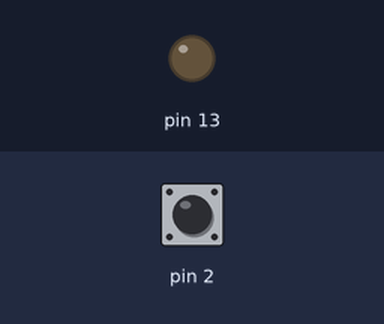
Recording of a sketch running on a simulated Arduino Uno, built with avr-gcc and run on an emulated ATmega328P. On the bench: output pins drawn as LEDs (lit = HIGH). The test bench sets the inputs (shaded band); at power-on: pin 2 HIGH. What the sketch prints to the serial monitor is not drawn.

Above: at 1.2 s.
1.3 s: pin 2 pulled LOW for 0.15 s
At 1.48 s:
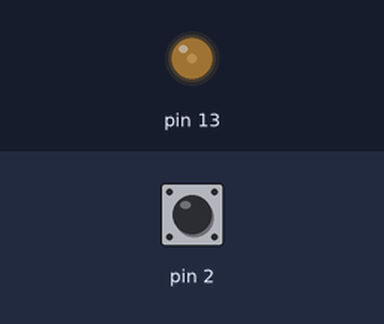
4.3 s: pin 2 pulled LOW for 1 s
At 6.7 s:
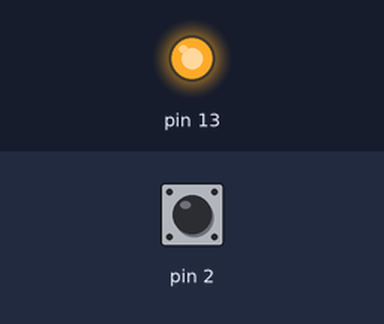
Timing chart, 0 to 8.2 s (numbered marks = the images above; inputs shaded):
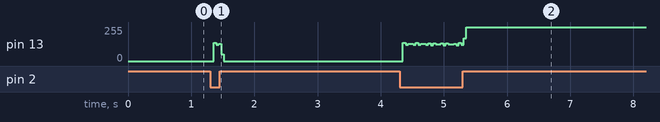

The sketch:

buton-1.ino
```cpp
void setup() {
  pinMode(2, INPUT_PULLUP);
  pinMode(13, OUTPUT);
  Serial.begin(9600);
}
byte durum;
void loop() {
  byte buton = digitalRead(2);

  if (buton == 0)
    if (durum == 1)
      durum = 0;
    else
      durum = 1;

  if (durum == 1)
    digitalWrite(13, 1);
  else
    digitalWrite(13, 0);

  Serial.println(buton);
}
```
